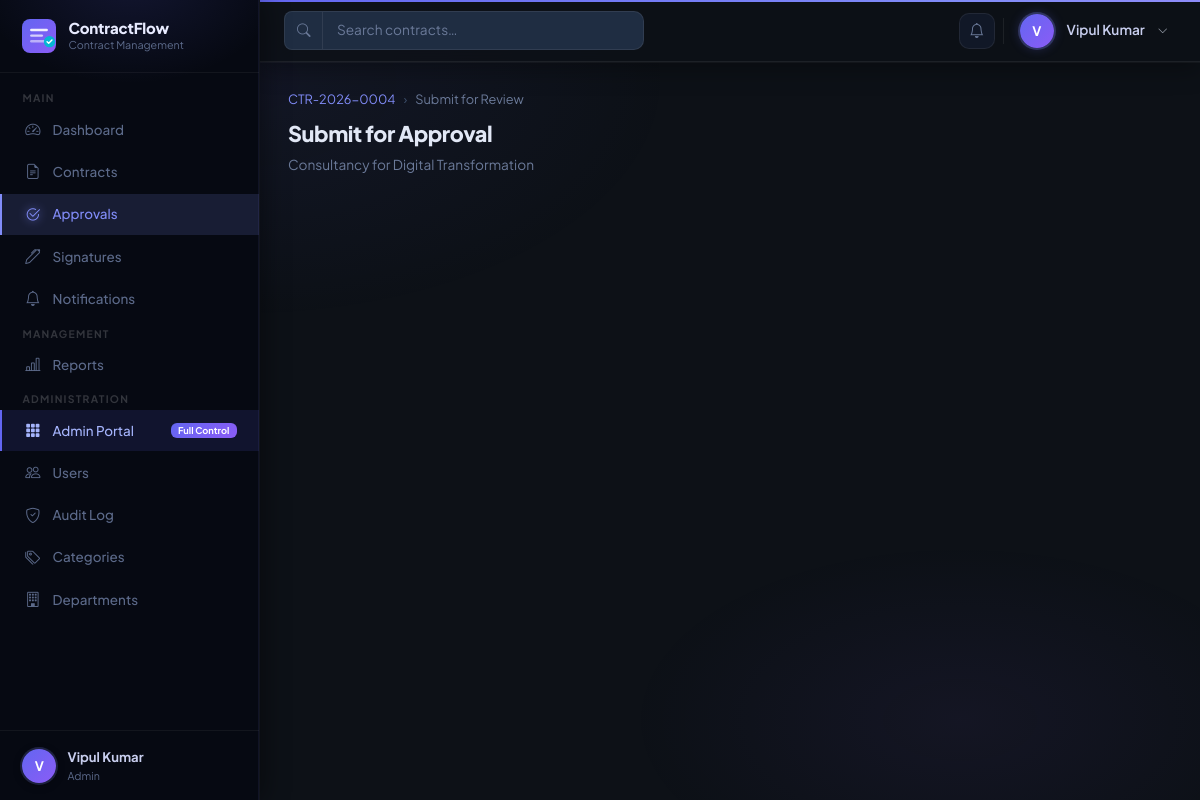
/approvals/contract/4/submit/ (signed in), run on the app's committed database.
### accounts/models.py (models this page shows, shortened)
class User(AbstractUser):
    class Role(models.TextChoices):
        ADMIN = "ADMIN", "Admin"
        MANAGER = "MANAGER", "Manager"
        EMPLOYEE = "EMPLOYEE", "Employee"
    class Status(models.TextChoices):
        ACTIVE = "ACTIVE", "Active"
        INACTIVE = "INACTIVE", "Inactive"
        SUSPENDED = "SUSPENDED", "Suspended"
    role = models.CharField(
        max_length=20,
        choices=Role.choices,
        default=Role.EMPLOYEE,
    )
    status = models.CharField(
        max_length=20,
        choices=Status.choices,
        default=Status.ACTIVE,
    )
    phone = models.CharField(max_length=20, blank=True)
    department = models.ForeignKey(
        Department,
        on_delete=models.SET_NULL,
        null=True,
        blank=True,
        related_name="users",
    )
    @property
    def is_admin(self):
        return self.role == self.Role.ADMIN
    @property
    def is_manager(self):
        return self.role == self.Role.MANAGER
    @property
    def full_name(self):
        return f"{self.first_name} {self.last_name}".strip() or self.username

### contracts/models.py (models this page shows, shortened)
class Contract(models.Model):
    class Status(models.TextChoices):
        DRAFT             = "DRAFT",             "Draft"
        UNDER_REVIEW      = "UNDER_REVIEW",      "Under Review"
        PENDING_APPROVAL  = "PENDING_APPROVAL",  "Pending Approval"
        APPROVED          = "APPROVED",          "Approved"
        PENDING_SIGNATURE = "PENDING_SIGNATURE", "Pending Signature"
        ACTIVE            = "ACTIVE",            "Active"
        EXPIRING_SOON     = "EXPIRING_SOON",     "Expiring Soon"
        EXPIRED           = "EXPIRED",           "Expired"
        RENEWED           = "RENEWED",           "Renewed"
        REJECTED          = "REJECTED",          "Rejected"
        CANCELLED         = "CANCELLED",         "Cancelled"
        ARCHIVED          = "ARCHIVED",          "Archived"
    class Priority(models.TextChoices):
        LOW      = "LOW",      "Low"
        MEDIUM   = "MEDIUM",   "Medium"
        HIGH     = "HIGH",     "High"
        CRITICAL = "CRITICAL", "Critical"
    contract_number = models.CharField(max_length=30, unique=True, editable=False)
    title           = models.CharField(max_length=255)
    contract_type   = models.ForeignKey(
        ContractCategory,
        on_delete=models.SET_NULL,
        null=True,
        blank=True,
        related_name="contracts",
    )
    description     = models.TextField(blank=True)
    party_name    = models.CharField(max_length=200, verbose_name="Party / Vendor Name")
    party_contact = models.CharField(max_length=200, blank=True, verbose_name="Party Contact Person")
    party_email   = models.EmailField(blank=True, verbose_name="Party Email")
    party_phone   = models.CharField(max_length=30, blank=True, verbose_name="Party Phone")
    department = models.ForeignKey(
        "accounts.Department",
        on_delete=models.SET_NULL,
        null=True,
        blank=True,
        related_name="contracts",
    )
    owner = models.ForeignKey(
        settings.AUTH_USER_MODEL,
        on_delete=models.SET_NULL,
        null=True,
        blank=True,
        related_name="owned_contracts",
    )
    start_date   = models.DateField()
    end_date     = models.DateField()
    renewal_date = models.DateField(null=True, blank=True)
    contract_value = models.DecimalField(max_digits=15, decimal_places=2, null=True, blank=True)
    payment_terms  = models.CharField(max_length=200, blank=True)
    status   = models.CharField(max_length=25, choices=Status.choices, default=Status.DRAFT)
    priority = models.CharField(max_length=10, choices=Priority.choices, default=Priority.MEDIUM)
    notes         = models.TextField(blank=True)
    renewal_terms = models.TextField(blank=True)
    created_by   = models.ForeignKey(
        settings.AUTH_USER_MODEL,
        on_delete=models.SET_NULL,
        null=True,
        related_name="created_contracts",
    )
    created_at   = models.DateTimeField(auto_now_add=True)
    updated_at   = models.DateTimeField(auto_now=True)
    class Meta:
        ordering = ["-created_at"]

### approvals/views.py (the view, shortened to what this page needs)
# urls.py: path("contract/<int:contract_pk>/submit/",    views.submit_for_review, name="submit_for_review"),
@login_required
@manager_required
def submit_for_review(request, contract_pk):
    contract = get_object_or_404(Contract, pk=contract_pk)
    if contract.status not in [Contract.Status.DRAFT, Contract.Status.REJECTED,
                               Contract.Status.UNDER_REVIEW]:
        messages.error(request, "This contract cannot be submitted for review at this stage.")
        return redirect("contracts:contract_detail", pk=contract_pk)
    form = SubmitForReviewForm(request.POST or None)
    return render(request, "approvals/submit_for_review.html", {
        "form":     form,
        "contract": contract,
    })

### approvals/forms.py
class SubmitForReviewForm(forms.Form):
    comment = forms.CharField(
        required=False,
        label="Submission Note",
        widget=forms.Textarea(attrs={"class": "form-control", "rows": 3}),
    )

### notifications/context_processors.py (called while the page is built)
def unread_notifications(request):
    if request.user.is_authenticated:
        count = Notification.objects.filter(
            recipient=request.user,
            status=Notification.Status.UNREAD,
        ).count()
        return {"unread_notification_count": count}
    return {"unread_notification_count": 0}

### templates/approvals/submit_for_review.html (shortened to what this page needs)
{% extends "base.html" %}
{% block nav_approvals %}active{% endblock %}
{% block content %}
<div class="page-header">
  <div>
    <nav aria-label="breadcrumb"><ol class="breadcrumb">
      <li class="breadcrumb-item"><a href="{% url 'contracts:contract_detail' contract.pk %}">{{ contract.contract_number }}</a></li>
      <li class="breadcrumb-item active">Submit for Review</li>
    </ol></nav>
    <h1 class="page-title">Submit for Approval</h1>
    <p class="page-subtitle">{{ contract.title }}</p>
  </div>
</div>
{% endblock %}

### templates/base.html (shortened to what this page needs)
{% load static %}
<!DOCTYPE html>
<html lang="en">
<head>
  <link href="https://cdn.jsdelivr.net/npm/bootstrap@5.3.3/dist/css/bootstrap.min.css" rel="stylesheet">
  <link href="https://cdn.jsdelivr.net/npm/bootstrap-icons@1.11.3/font/bootstrap-icons.min.css" rel="stylesheet">
  <link href="{% static 'css/crm.css' %}" rel="stylesheet">
</head>
<body>
<div class="crm-wrapper">
  <aside class="sidebar" id="crm-sidebar">
    <a class="sidebar-brand" href="{% url 'dashboard:index' %}">
      <div>
        <div class="brand-text">ContractFlow</div>
        <div class="brand-sub">Contract Management</div>
      </div>
    </a>
    <nav class="sidebar-nav">
      <span class="nav-section-label">Main</span>
      <a class="sidebar-link {% block nav_dashboard %}{% endblock %}"
         href="{% url 'dashboard:index' %}">
        <span class="nav-icon"><i class="bi bi-speedometer2"></i></span>
        Dashboard
      </a>
      <a class="sidebar-link {% block nav_contracts %}{% endblock %}"
         href="{% url 'contracts:contract_list' %}">
        <span class="nav-icon"><i class="bi bi-file-earmark-text"></i></span>
        Contracts
      </a>
      <a class="sidebar-link {% block nav_approvals %}{% endblock %}"
         href="{% url 'approvals:approval_list' %}">
        <span class="nav-icon"><i class="bi bi-check2-circle"></i></span>
        Approvals
      </a>
      <a class="sidebar-link {% block nav_signatures %}{% endblock %}"
         href="{% url 'signatures:signature_list' %}">
        <span class="nav-icon"><i class="bi bi-pen"></i></span>
        Signatures
      </a>
      <a class="sidebar-link {% block nav_notifications %}{% endblock %}"
         href="{% url 'notifications:notification_list' %}">
        <span class="nav-icon"><i class="bi bi-bell"></i></span>
        Notifications
      </a>
      {% if request.user.is_manager or request.user.is_admin %}
      <span class="nav-section-label">Management</span>
      <a class="sidebar-link {% block nav_reports %}{% endblock %}"
         href="{% url 'reports:reports_index' %}">
        <span class="nav-icon"><i class="bi bi-bar-chart-line"></i></span>
        Reports
      </a>
      {% endif %}
      {% if request.user.is_admin %}
      <span class="nav-section-label">Administration</span>
      <a class="sidebar-link"
         href="{% url 'accounts:admin_portal' %}"
         style="background:rgba(99,102,241,.12);border-left-color:#6366f1;color:#a5b4fc;">
        <span class="nav-icon"><i class="bi bi-grid-3x3-gap-fill"></i></span>
        Admin Portal
        <span class="badge ms-auto" style="background:linear-gradient(135deg,#6366f1,#8b5cf6);color:#fff;font-size:.58rem;padding:.18rem .45rem;">Full Control</span>
      </a>
      <a class="sidebar-link {% block nav_users %}{% endblock %}"
         href="{% url 'accounts:user_list' %}">
        <span class="nav-icon"><i class="bi bi-people"></i></span>
        Users
      </a>
      <a class="sidebar-link {% block nav_audit %}{% endblock %}"
         href="{% url 'audit:audit_list' %}">
        <span class="nav-icon"><i class="bi bi-shield-check"></i></span>
        Audit Log
      </a>
      <a class="sidebar-link {% block nav_categories %}{% endblock %}"
         href="{% url 'contracts:category_list' %}">
        <span class="nav-icon"><i class="bi bi-tags"></i></span>
        Categories
      </a>
      <a class="sidebar-link {% block nav_departments %}{% endblock %}"
         href="{% url 'accounts:department_list' %}">
        <span class="nav-icon"><i class="bi bi-building"></i></span>
        Departments
      </a>
      {% endif %}
    </nav>
    <div class="sidebar-footer">
      <div class="sidebar-user">
        <div class="sidebar-avatar">{{ request.user.username|first|upper }}</div>
        <div class="sidebar-user-info">
          <div class="name">{{ request.user.full_name }}</div>
          <div class="role">{{ request.user.get_role_display }}</div>
        </div>
      </div>
    </div>
  </aside>
  <div class="main-area">
    <header class="topbar">
      <form class="topbar-search d-none d-md-flex"
            action="{% url 'contracts:contract_list' %}"
            method="get">
        <div class="input-group">
          <span class="input-group-text rounded-start-3 border-end-0">
            <i class="bi bi-search" style="font-size:.85rem;"></i>
          </span>
          <input type="text" name="search" class="form-control"
                 placeholder="Search contracts…"
                 value="{{ request.GET.search|default:'' }}">
        </div>
      </form>
      <div class="topbar-actions">
        <a href="{% url 'notifications:notification_list' %}" class="btn-icon" title="Notifications">
          <i class="bi bi-bell"></i>
        </a>
        <div class="dropdown">
          <div class="topbar-user" data-bs-toggle="dropdown" aria-expanded="false">
            <div class="topbar-avatar">{{ request.user.username|first|upper }}</div>
            <span class="d-none d-md-inline ms-1"
                  style="font-size:.855rem;font-weight:600;color:#c8ceee;">
              {{ request.user.full_name }}
            </span>
            <i class="bi bi-chevron-down ms-1 d-none d-md-inline"
               style="font-size:.65rem;color:#9ca3af;"></i>
          </div>
        </div>
      </div>
    </header>
    <main class="page-content" style="position:relative;z-index:1;">
      {% block content %}{% endblock %}
    </main>
  </div>
</div>
</body>
</html>

### data on the page
User: user.username|first "V", user.full_name "Vipul Kumar", user.role "Admin"
Contract: contract_number "CTR-2026-0004", title "Consultancy for Digital Transformation"
